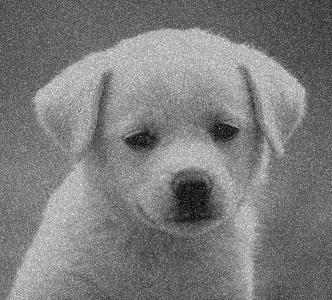
#> input picture act 9/phpMicl7E.png, 332 x 300 px
$ jupyter execute 'Act 9 Denoising in FFT.ipynb'   (older library calls are emulated)
#> lines starting #> are read from the running program, lines starting #| are printed output that depends on the picture
[cell 1]
import numpy as np
import matplotlib.pyplot as plt
import cv2
from scipy.fftpack import fft, ifft, fftfreq, fftshift, ifftshift

# Part 1

[cell 2]
# Creating time-domain
dt = 0.001 # Sampling rate
t = np.arange(0,1,dt)
F=25

[cell 3]
# Creating Combined Signals
y = 5.*np.sin(2*np.pi*F*t) + 3.*np.sin(2*np.pi*.5*F*t)+ 12.*np.sin(2*np.pi*2*F*t)
len(y)

[cell 4]
# Plotting Combined Signals
plt.figure(figsize=(25,15))
plt.plot(t,y,color='c')
plt.grid(True)
plt.xlabel("time(s)",position=(0.95,1))
plt.ylabel("signal(V)",position=(1,0.9))
plt.title("Original Signal")
ax = plt.gca()
plt.show()
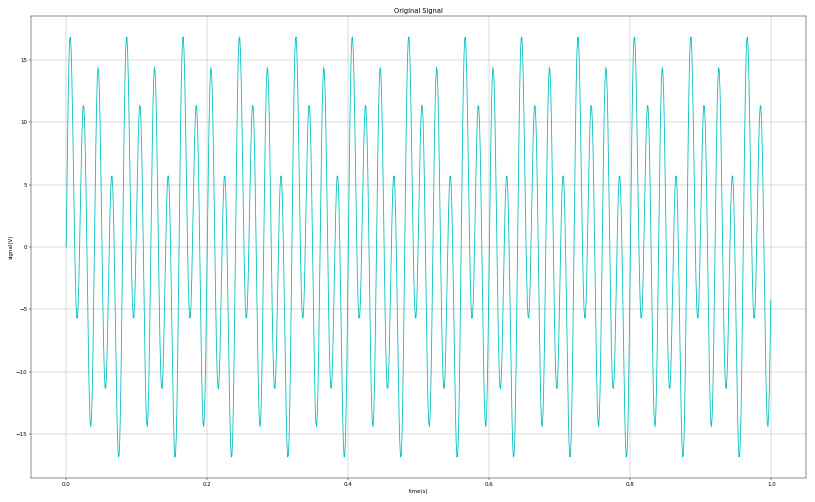
#> figure drawn by matplotlib, 1 panel; curve peaks at x = 0.966, y = 16.82

[cell 5]
# Generating Noise with Normal Distribution
noise = np.random.normal(0,5,len(y))
noisy = y + noise

[cell 6]
# Combining Noise and Created Combined Signals
noise = np.random.normal(0,5,len(y))
noisy = y + noise

# Plottong Noisy Signal
plt.figure(figsize=(25,15))
plt.plot(t,noisy,color='m')
#plt.plot(t,y,color='k')
plt.title("Noisy Signal")
plt.grid(True)
plt.xlabel("time(s)",position=(0.95,1))
plt.ylabel("signal(V)",position=(1,0.9))
ax = plt.gca()
plt.show()
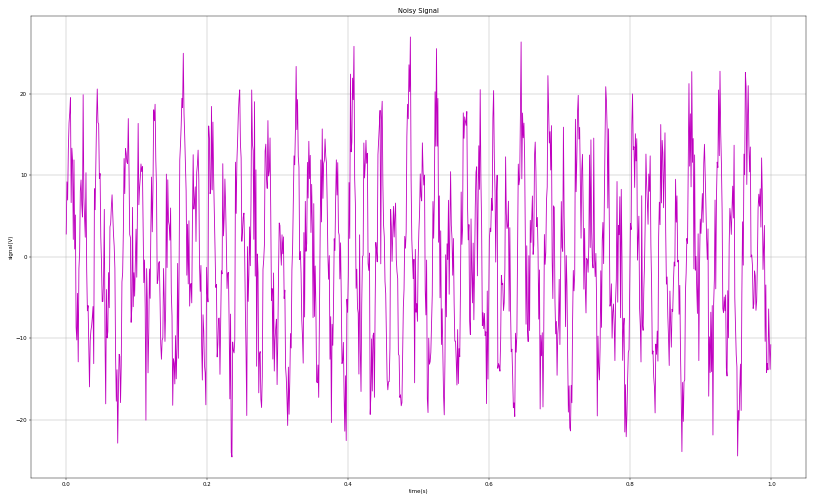
#> figure drawn by matplotlib, 1 panel; curve peaks at x = 0.488, y = 26.97

[cell 7]
# Applying FFT to Noisy Signal
n=len(noisy)
f_fft = np.fft.fft(noisy,n)
psd = f_fft * np.conj(f_fft)
freq = (1/(dt*n)) * np.arange(n)
L = np.arange (1.,np.floor(n/2),dtype='int')

[cell 8]
# [10 lines of commented-out code are left out]

[cell 9]
# Using Conditional Method
indices = psd > .1e7
cleaned = indices * psd
tbr = f_fft * indices

[cell 10]
# Plotting Filtered Signal
plt.figure(figsize=(25,10))
plt.grid(True)
ax = plt.gca()
plt.plot(freq[L],cleaned[L])
plt.title("Filtered Signal")
plt.yticks(np.arange(0, 3.5e7, step=.1e7))
plt.xticks(np.arange(0, 500, step=20))
plt.xlabel("Frequency[Hz]",position=(0.95,1))
plt.ylabel("PSD",position=(1,0.8))
plt.show()
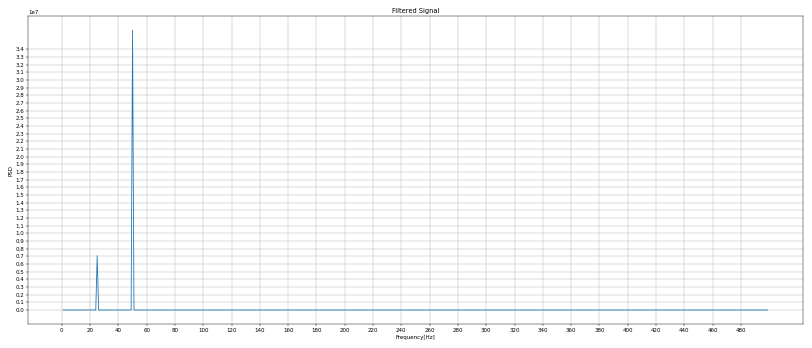
#> figure drawn by matplotlib, 1 panel; curve peaks at x = 50, y = 36522734.2

[cell 11]
recons=np.fft.ifft(tbr)

[cell 12]
# Plotting Original, Noisy and Filtered Signals
plt.figure(figsize=(25,10))
plt.plot(recons,color='b', alpha=0.5)
plt.plot(y,color='g')
plt.plot(noisy, color='r', alpha=0.5)
plt.legend(['Filtered','Original','Noisy'])
plt.title("Original, Noisy, and Filtered Signals")
plt.grid(True)
ax = plt.gca()
plt.show()
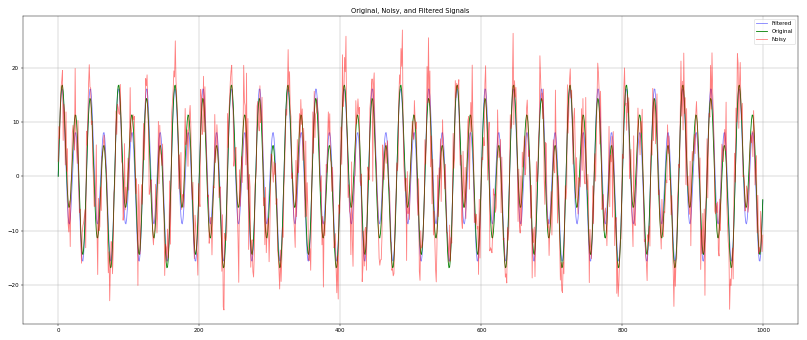
#> figure drawn by matplotlib, 1 panel; curve peaks at x = 5, y = 16.1; curve peaks at x = 966, y = 16.82; curve peaks at x = 488, y = 26.97

[cell 13]
# Creating Signal to Noise Ratio Function
def signaltonoise(a, axis=0, ddof=0):
    a = np.asanyarray(a)
    m = a.mean(axis)
    sd = a.std(axis=axis, ddof=ddof)
    return np.where(sd == 0, 0, m/sd)

[cell 14]
# Printing SNR of the Signals
print("SNR")
print("       signaltonoise ratio for original signal %.4f: " % (signaltonoise(y, axis = 0, ddof = 0)))
print("       signaltonoise ratio for noisy signal %.4f: " % (signaltonoise(noisy, axis = 0, ddof = 0)))
print("       signaltonoise ratio for filtered signal %.17f: " % (signaltonoise(recons, axis = 0, ddof = 0).real))

# Part 2

[cell 15]
import numpy as np
import cv2
from matplotlib import pyplot as plt

# read the input image
# you can specify the path to image
image_path = r"phpMicl7E.png"
image = cv2.imread(image_path, 0)
#> image is the input picture: shape (300, 332); min 0, max 254, mean 124.1

# calculating the discrete Fourier transform or fast Fourier transform (same thing)
DFT = cv2.dft(np.float32(image), flags=cv2.DFT_COMPLEX_OUTPUT)

# reposition the zero-frequency component to the spectrum's middle
shift = np.fft.fftshift(DFT)
magnitude = cv2.normalize(20 * np.log(cv2.magnitude(shift[:, :, 0], shift[:, :, 1])), None, 0, 255, cv2.NORM_MINMAX,
                           cv2.CV_8UC1)
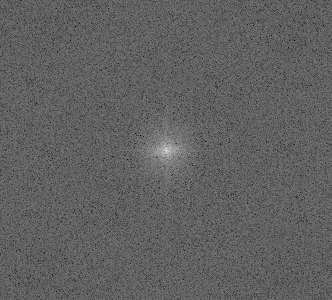
#> magnitude: shape (300, 332); min 0, max 255, mean 96.6
row, col = image.shape
#> row = 300; col = 332
center_row, center_col = row // 2, col // 2
#> center_row = 150; center_col = 166

# create a mask with a centered square of 1s
mask = np.zeros((row, col), dtype=np.uint8)
x = 40
y = 40
mask[center_row - x:center_row + x, center_col - y:center_col + y] = 1

# Apply the mask to the complex values
fft_shift = shift * mask[:, :, np.newaxis]

# Reposition the zero-frequency component back
fft_ifft_shift = np.fft.ifftshift(fft_shift)

# Perform the inverse DFT
imageThen = cv2.idft(fft_ifft_shift)

# Calculate the magnitude of the inverse DFT
imageThen_magnitude = cv2.magnitude(imageThen[:, :, 0], imageThen[:, :, 1])
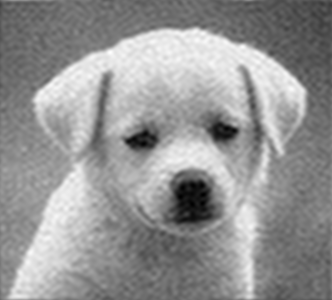
#> imageThen_magnitude: shape (300, 332) float32; min 1865158.8, max 19884628, mean 12355726; drawn with min black and max white

# Visualize the original image and the magnitude spectrum
plt.figure(figsize=(18, 10))
plt.subplot(141), plt.imshow(image, cmap='gray')
plt.title('Input Image'), plt.xticks([]), plt.yticks([])
plt.subplot(142), plt.imshow(magnitude, cmap='gray')
plt.title('Frequency Spectrum'), plt.xticks([]), plt.yticks([])
plt.subplot(144), plt.imshow(imageThen_magnitude, cmap='gray')
plt.title('Magnitude Spectrum'), plt.xticks([]), plt.yticks([])
plt.subplot(143), plt.imshow(mask, cmap='gray')
plt.title('Mask'), plt.xticks([]), plt.yticks([])
plt.show()
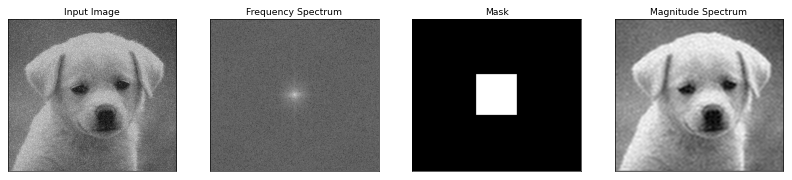
#> figure drawn by matplotlib, 4 panels
